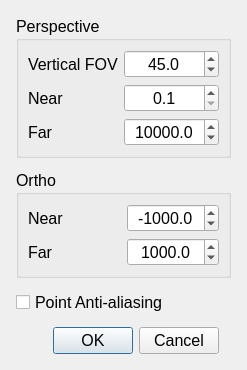
<?xml version="1.0" encoding="UTF-8"?>
<ui version="4.0">
 <class>viewOptionsDialog</class>
 <widget class="QDialog" name="viewOptionsDialog">
  <property name="geometry">
   <rect>
    <x>0</x>
    <y>0</y>
    <width>231</width>
    <height>365</height>
   </rect>
  </property>
  <property name="font">
   <font>
    <pointsize>12</pointsize>
   </font>
  </property>
  <property name="windowTitle">
   <string>View Options Dialog</string>
  </property>
  <layout class="QGridLayout" name="gridLayout" rowstretch="4,0,0,0">
   <property name="leftMargin">
    <number>16</number>
   </property>
   <property name="topMargin">
    <number>16</number>
   </property>
   <property name="rightMargin">
    <number>16</number>
   </property>
   <property name="bottomMargin">
    <number>16</number>
   </property>
   <property name="spacing">
    <number>12</number>
   </property>
   <item row="3" column="0">
    <widget class="QDialogButtonBox" name="buttonBox">
     <property name="sizePolicy">
      <sizepolicy hsizetype="Preferred" vsizetype="Preferred">
       <horstretch>0</horstretch>
       <verstretch>0</verstretch>
      </sizepolicy>
     </property>
     <property name="orientation">
      <enum>Qt::Horizontal</enum>
     </property>
     <property name="standardButtons">
      <set>QDialogButtonBox::Cancel|QDialogButtonBox::Ok</set>
     </property>
    </widget>
   </item>
   <item row="2" column="0">
    <widget class="QCheckBox" name="cbPointAntiAlias">
     <property name="sizePolicy">
      <sizepolicy hsizetype="Preferred" vsizetype="Preferred">
       <horstretch>0</horstretch>
       <verstretch>0</verstretch>
      </sizepolicy>
     </property>
     <property name="text">
      <string>Point Anti-aliasing</string>
     </property>
    </widget>
   </item>
   <item row="1" column="0" colspan="2">
    <widget class="QGroupBox" name="gbOrtho">
     <property name="title">
      <string>Ortho</string>
     </property>
     <layout class="QGridLayout" name="gridLayout_3">
      <item row="0" column="1">
       <widget class="QDoubleSpinBox" name="dsbOrthNear">
        <property name="sizePolicy">
         <sizepolicy hsizetype="Preferred" vsizetype="Preferred">
          <horstretch>0</horstretch>
          <verstretch>0</verstretch>
         </sizepolicy>
        </property>
        <property name="alignment">
         <set>Qt::AlignCenter</set>
        </property>
        <property name="decimals">
         <number>1</number>
        </property>
        <property name="minimum">
         <double>-10000.000000000000000</double>
        </property>
        <property name="maximum">
         <double>10000.000000000000000</double>
        </property>
        <property name="value">
         <double>-1000.000000000000000</double>
        </property>
       </widget>
      </item>
      <item row="0" column="0">
       <widget class="QLabel" name="label_4">
        <property name="sizePolicy">
         <sizepolicy hsizetype="Preferred" vsizetype="Preferred">
          <horstretch>0</horstretch>
          <verstretch>0</verstretch>
         </sizepolicy>
        </property>
        <property name="text">
         <string>Near</string>
        </property>
       </widget>
      </item>
      <item row="1" column="0">
       <widget class="QLabel" name="label_5">
        <property name="text">
         <string>Far</string>
        </property>
       </widget>
      </item>
      <item row="1" column="1">
       <widget class="QDoubleSpinBox" name="dsbOrthFar">
        <property name="sizePolicy">
         <sizepolicy hsizetype="Preferred" vsizetype="Preferred">
          <horstretch>0</horstretch>
          <verstretch>0</verstretch>
         </sizepolicy>
        </property>
        <property name="alignment">
         <set>Qt::AlignCenter</set>
        </property>
        <property name="decimals">
         <number>1</number>
        </property>
        <property name="maximum">
         <double>10000.000000000000000</double>
        </property>
        <property name="value">
         <double>1000.000000000000000</double>
        </property>
       </widget>
      </item>
     </layout>
    </widget>
   </item>
   <item row="0" column="0" colspan="2">
    <widget class="QGroupBox" name="gbPerspective">
     <property name="title">
      <string>Perspective</string>
     </property>
     <layout class="QGridLayout" name="gridLayout_2">
      <item row="0" column="0">
       <widget class="QLabel" name="label">
        <property name="sizePolicy">
         <sizepolicy hsizetype="Preferred" vsizetype="Preferred">
          <horstretch>0</horstretch>
          <verstretch>0</verstretch>
         </sizepolicy>
        </property>
        <property name="text">
         <string>Vertical FOV</string>
        </property>
       </widget>
      </item>
      <item row="0" column="1">
       <widget class="QDoubleSpinBox" name="dsbPersFOV">
        <property name="sizePolicy">
         <sizepolicy hsizetype="Preferred" vsizetype="Preferred">
          <horstretch>0</horstretch>
          <verstretch>0</verstretch>
         </sizepolicy>
        </property>
        <property name="frame">
         <bool>true</bool>
        </property>
        <property name="alignment">
         <set>Qt::AlignCenter</set>
        </property>
        <property name="showGroupSeparator" stdset="0">
         <bool>false</bool>
        </property>
        <property name="decimals">
         <number>1</number>
        </property>
        <property name="minimum">
         <double>5.000000000000000</double>
        </property>
        <property name="maximum">
         <double>120.000000000000000</double>
        </property>
        <property name="value">
         <double>45.000000000000000</double>
        </property>
       </widget>
      </item>
      <item row="1" column="0">
       <widget class="QLabel" name="label_2">
        <property name="text">
         <string>Near</string>
        </property>
       </widget>
      </item>
      <item row="1" column="1">
       <widget class="QDoubleSpinBox" name="dsbPersNear">
        <property name="sizePolicy">
         <sizepolicy hsizetype="Preferred" vsizetype="Preferred">
          <horstretch>0</horstretch>
          <verstretch>0</verstretch>
         </sizepolicy>
        </property>
        <property name="alignment">
         <set>Qt::AlignCenter</set>
        </property>
        <property name="decimals">
         <number>1</number>
        </property>
        <property name="minimum">
         <double>0.100000000000000</double>
        </property>
        <property name="maximum">
         <double>100000.000000000000000</double>
        </property>
        <property name="value">
         <double>0.100000000000000</double>
        </property>
       </widget>
      </item>
      <item row="2" column="1">
       <widget class="QDoubleSpinBox" name="dsbPersFar">
        <property name="sizePolicy">
         <sizepolicy hsizetype="Preferred" vsizetype="Preferred">
          <horstretch>0</horstretch>
          <verstretch>0</verstretch>
         </sizepolicy>
        </property>
        <property name="alignment">
         <set>Qt::AlignCenter</set>
        </property>
        <property name="decimals">
         <number>1</number>
        </property>
        <property name="maximum">
         <double>100000.000000000000000</double>
        </property>
        <property name="value">
         <double>10000.000000000000000</double>
        </property>
       </widget>
      </item>
      <item row="2" column="0">
       <widget class="QLabel" name="label_3">
        <property name="text">
         <string>Far</string>
        </property>
       </widget>
      </item>
      <item row="3" column="0">
       <spacer name="verticalSpacer_2">
        <property name="orientation">
         <enum>Qt::Vertical</enum>
        </property>
        <property name="sizeHint" stdset="0">
         <size>
          <width>20</width>
          <height>40</height>
         </size>
        </property>
       </spacer>
      </item>
     </layout>
    </widget>
   </item>
  </layout>
 </widget>
 <tabstops>
  <tabstop>dsbPersFOV</tabstop>
  <tabstop>dsbPersNear</tabstop>
  <tabstop>dsbPersFar</tabstop>
  <tabstop>dsbOrthNear</tabstop>
  <tabstop>dsbOrthFar</tabstop>
 </tabstops>
 <resources/>
 <connections>
  <connection>
   <sender>buttonBox</sender>
   <signal>accepted()</signal>
   <receiver>viewOptionsDialog</receiver>
   <slot>accept()</slot>
   <hints>
    <hint type="sourcelabel">
     <x>248</x>
     <y>254</y>
    </hint>
    <hint type="destinationlabel">
     <x>157</x>
     <y>274</y>
    </hint>
   </hints>
  </connection>
  <connection>
   <sender>buttonBox</sender>
   <signal>rejected()</signal>
   <receiver>viewOptionsDialog</receiver>
   <slot>reject()</slot>
   <hints>
    <hint type="sourcelabel">
     <x>316</x>
     <y>260</y>
    </hint>
    <hint type="destinationlabel">
     <x>286</x>
     <y>274</y>
    </hint>
   </hints>
  </connection>
 </connections>
</ui>
